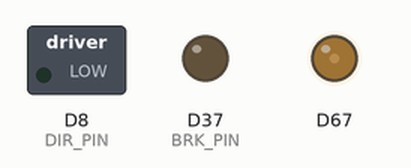
This sketch was run on a simulated Arduino Due. Parts: switched loads named in the sketch (green lamp = pin HIGH), output pins drawn as LEDs (lit = HIGH).

Above: at 0.05 s.
At 2.95 s:
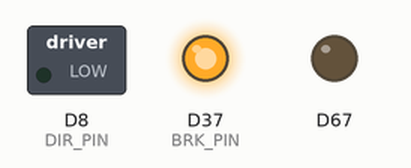
At 3.95 s:
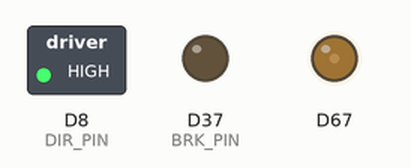
At 5.95 s:
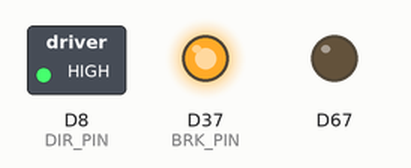
Timing chart, 0 to 7.8 s (numbered marks = the images above):
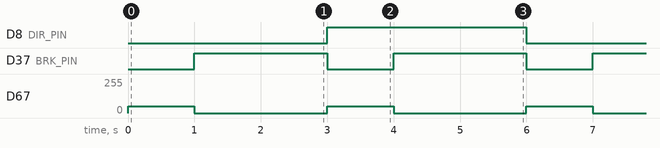

Measured:
- by itself, D8 (DIR_PIN): alternates HIGH for 3.0 s and LOW for 3.0 s
- by itself, D37 (BRK_PIN): alternates HIGH for 2.0 s and LOW for 1.0 s
- by itself, D67: alternates 49/255 for 1.0 s and 0/255 for 2.0 s

The sketch:

motor_test_v3.ino
```cpp
const int SPD_PIN = DAC1;   // AOUT: 모터 회전 속도(0-1023)
const int BRK_PIN = 37;     // DOUT: 모터 브레이크 신호(LOW: 모터 작동 | HIGH: 모터 정지)
const int DIR_PIN = 8;      // DOUT: 모터 회전 방향(LOW: 전진 | HIGH: 후진)
const int SWAP_PIN = 9;     // DOUT: 좌우회전(LOW: 전진 | HIGH: 회전)

void setup() {
  Serial.begin(9600);
  Serial.setTimeout(10);
  analogWriteResolution(10);

  pinMode(SPD_PIN, OUTPUT);
  pinMode(BRK_PIN, OUTPUT);
  pinMode(DIR_PIN, OUTPUT);
}

void loop() {
  // Go Forward
  digitalWrite(DIR_PIN, LOW);
  analogWrite(SPD_PIN, 200);
  digitalWrite(BRK_PIN, LOW);
  delay(1000);

  // STOP
  analogWrite(SPD_PIN, 0);
  digitalWrite(BRK_PIN, HIGH);
  delay(2000);

  // Go Back
  digitalWrite(DIR_PIN, HIGH);
  analogWrite(SPD_PIN, 200);
  digitalWrite(BRK_PIN, LOW);
  delay(1000);

  // STOP
  analogWrite(SPD_PIN, 0);
  digitalWrite(BRK_PIN, HIGH);
  delay(2000);
}
```
